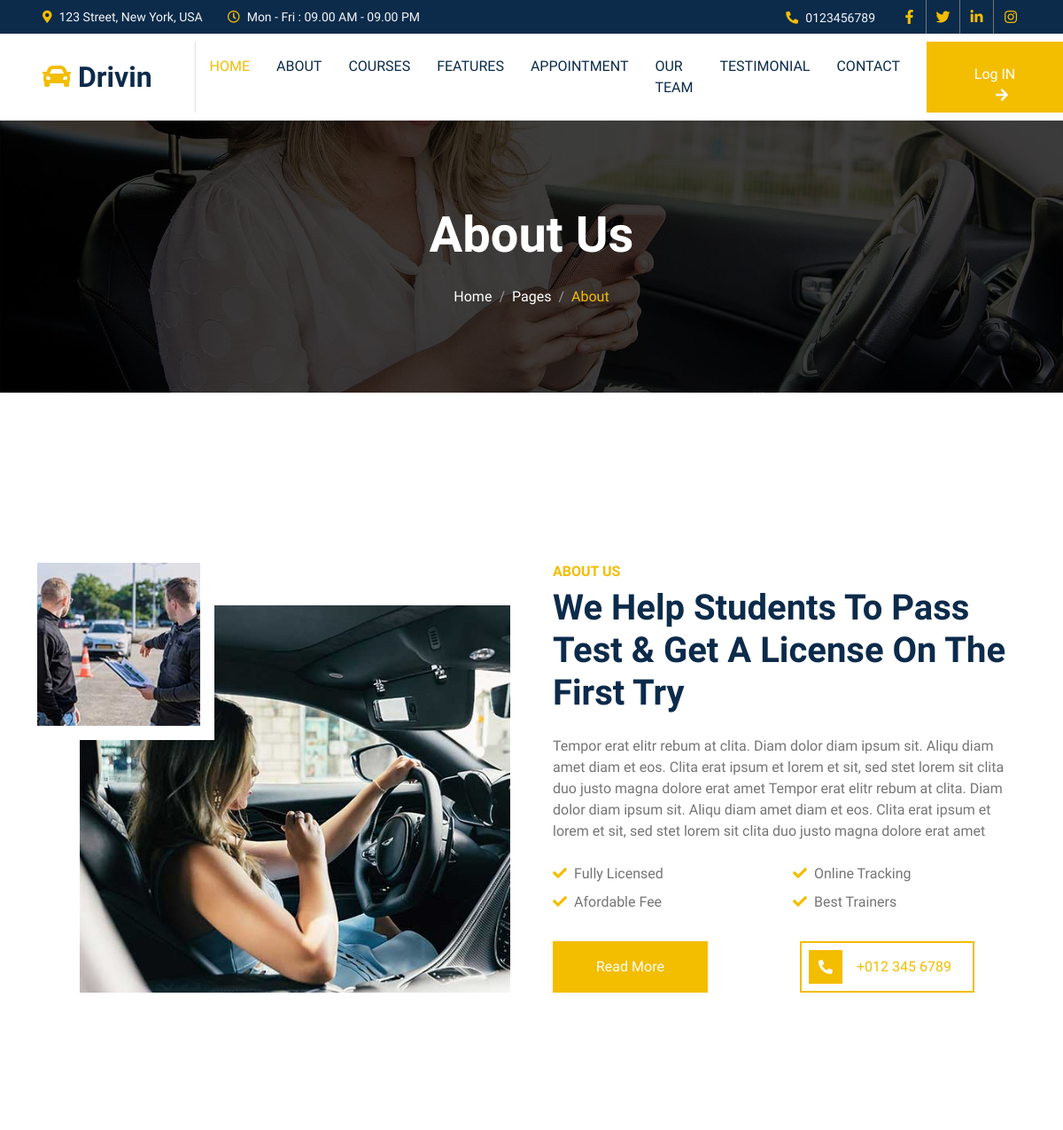
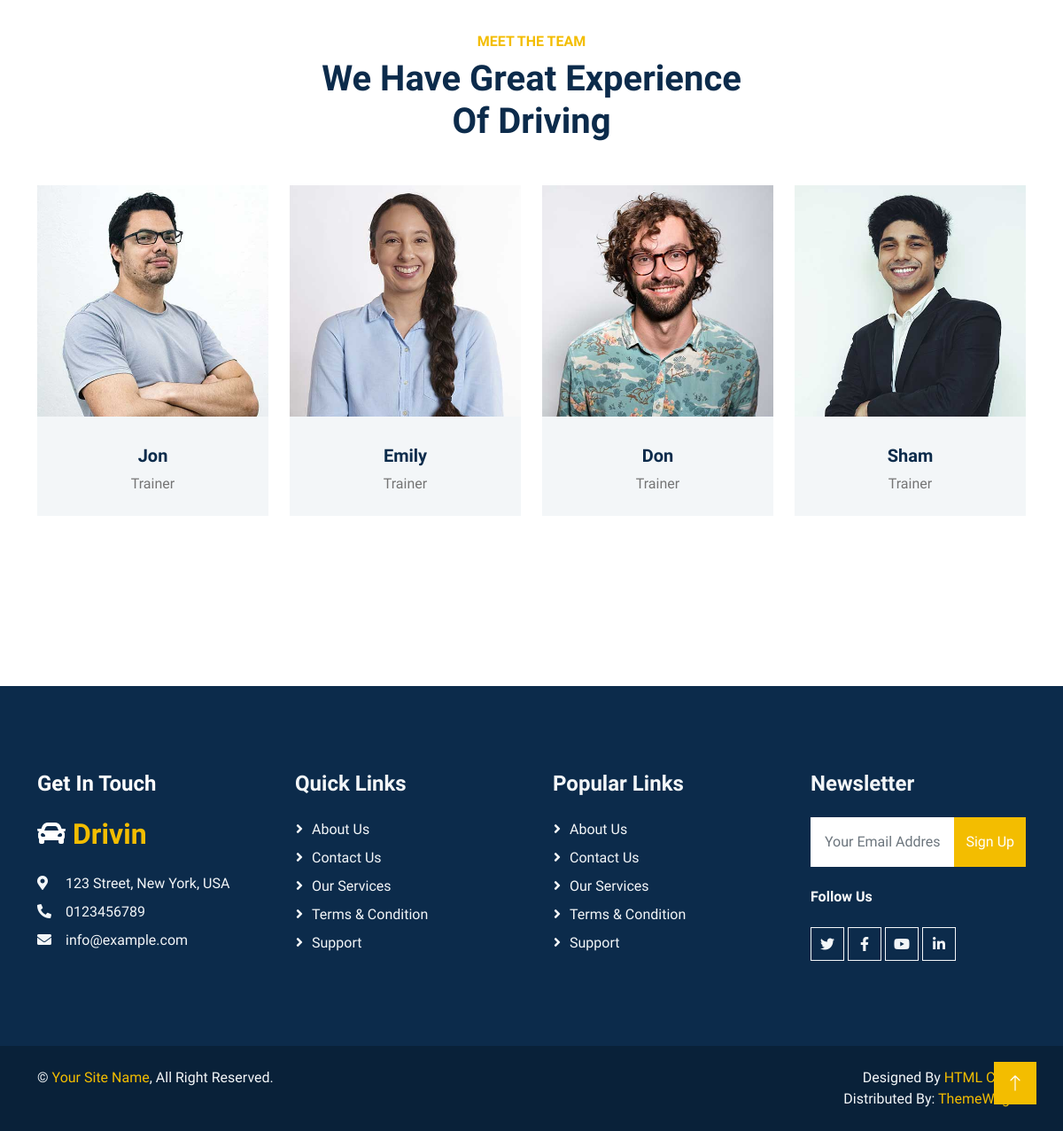
Page /about.php on the committed database (2 pictures, top to bottom).
### tables this page shows
CREATE TABLE `contact_details` (
  `c_id` int(11) NOT NULL,
  `c_address` text NOT NULL,
  `c_timing` text NOT NULL,
  `c_mobile` varchar(10) NOT NULL,
  `f_link` text NOT NULL,
  `i_link` text NOT NULL,
  `t_link` text NOT NULL,
  `y_link` text NOT NULL,
  `c_email` text NOT NULL,
  `c_map` text NOT NULL
);

CREATE TABLE `about` (
  `a_id` int(11) NOT NULL,
  `a_title` text NOT NULL,
  `a_desc` text NOT NULL,
  `a_smallimg` text NOT NULL,
  `a_bigimg` text NOT NULL
);

CREATE TABLE `aw_details` (
  `aw_id` int(11) NOT NULL,
  `aw_title` text NOT NULL
);

CREATE TABLE `team` (
  `team_id` int(11) NOT NULL,
  `team_name` text NOT NULL,
  `team_Position` text NOT NULL,
  `f_link` text NOT NULL,
  `t_link` text NOT NULL,
  `i_link` text NOT NULL,
  `team_img` text NOT NULL
);

### about.php (the view, shortened to what this page needs)
<?php
include "head.php";
include "nav.php";
?>
    <div class="container-fluid page-header py-6 my-6 mt-0 wow fadeIn" data-wow-delay="0.1s">
        <div class="container text-center">
            <h1 class="display-4 text-white animated slideInDown mb-4">About Us</h1>
            <nav aria-label="breadcrumb animated slideInDown">
                <ol class="breadcrumb justify-content-center mb-0">
                    <li class="breadcrumb-item"><a class="text-white" href="#">Home</a></li>
                    <li class="breadcrumb-item"><a class="text-white" href="#">Pages</a></li>
                    <li class="breadcrumb-item text-primary active" aria-current="page">About</li>
                </ol>
            </nav>
        </div>
    </div>
     <?php
     $query="SELECT * from about";
     $fire=mysqli_query($conn,$query);
     $row=mysqli_fetch_assoc($fire);
     ?>
    <div class="container-xxl py-6">
        <div class="container">
            <div class="row g-5">
                <div class="col-lg-6 wow fadeInUp" data-wow-delay="0.1s">
                    <div class="position-relative overflow-hidden ps-5 pt-5 h-100" style="min-height: 400px;">
                        <img class="position-absolute w-100 h-100" src="admin/upload/<?=$row['a_bigimg'];?>" alt="" style="object-fit: cover;">
                        <img class="position-absolute top-0 start-0 bg-white pe-3 pb-3" src="admin/upload/<?=$row['a_smallimg'];?>" alt="" style="width: 200px; height: 200px;">
                    </div>
                </div>
                <div class="col-lg-6 wow fadeInUp" data-wow-delay="0.5s">
                    <div class="h-100">
                        <h6 class="text-primary text-uppercase mb-2">About Us</h6>
                        <h1 class="display-6 mb-4"><?=$row['a_title'];?></h1>
                        <p><?=$row['a_desc'];?></p>
                        <div class="row g-2 mb-4 pb-2">
                            <?php
                            $query1="SELECT * from aw_details";
                            $fire1=mysqli_query($conn,$query1);
                            while($row1=mysqli_fetch_assoc($fire1)){
                            ?>
                            <div class="col-sm-6">
                                <i class="fa fa-check text-primary me-2"></i><?=$row1['aw_title'];?>
                            </div>
                            <?php
                            }
                            ?>
                        </div>
                        <div class="row g-4">
                            <div class="col-sm-6">
                                <a class="btn btn-primary py-3 px-5" href="">Read More</a>
                            </div>
                            <div class="col-sm-6">
                                <a class="d-inline-flex align-items-center btn btn-outline-primary border-2 p-2" href="">
                                    <span class="flex-shrink-0 btn-square bg-primary">
                                        <i class="fa fa-phone-alt text-white"></i>
                                    </span>
                                    <span class="px-3">+012 345 6789</span>
                                </a>
                            </div>
                        </div>
                    </div>
                </div>
            </div>
        </div>
    </div>
    <div class="container-xxl py-6">
        <div class="container">
            <div class="text-center mx-auto mb-5 wow fadeInUp" data-wow-delay="0.1s" style="max-width: 500px;">
                <h6 class="text-primary text-uppercase mb-2">Meet The Team</h6>
                <h1 class="display-6 mb-4">We Have Great Experience Of Driving</h1>
            </div>
            <div class="row g-0 team-items">
            <?php
                $query="SELECT * FROM team ";
                $fire=mysqli_query($conn,$query);
                while($row=mysqli_fetch_assoc($fire)){
                ?>
                <div class="col-lg-3 col-md-6 wow fadeInUp" data-wow-delay="0.1s">
                    <div class="team-item position-relative">
                        <div class="position-relative">
                            <img class="img-fluid" src="admin/upload/<?=$row['team_img'];?>" alt="">
                        </div>
                        <div class="bg-light text-center p-4">
                            <h5 class="mt-2"><?=$row['team_name'];?></h5>
                            <span><?=$row['team_Position'];?></span>
                        </div>
                    </div>
                </div>
                <?php
                }
                ?>
            </div>
        </div>
    </div>
    <?php
        include "footer.php";
    ?>

### head.php (shortened to what this page needs)
<!DOCTYPE html>
<html lang="en">
<head>
    <link href="https://cdnjs.cloudflare.com/ajax/libs/font-awesome/5.10.0/css/all.min.css" rel="stylesheet">
    <link href="https://cdn.jsdelivr.net/npm/bootstrap-icons@1.4.1/font/bootstrap-icons.css" rel="stylesheet">
    <link href="lib/animate/animate.min.css" rel="stylesheet">
    <link href="lib/owlcarousel/assets/owl.carousel.min.css" rel="stylesheet">
    <link href="css/bootstrap.min.css" rel="stylesheet">
    <link href="css/style.css" rel="stylesheet">
</head>
<body>

### nav.php (shortened to what this page needs)
<?php
    include "conn.php";
    $query="SELECT * from contact_details";
    $fire=mysqli_query($conn,$query);
    $row=mysqli_fetch_assoc($fire);
?>
    <div class="container-fluid bg-dark text-light p-0">
        <div class="row gx-0 d-none d-lg-flex">
            <div class="col-lg-7 px-5 text-start">
                <div class="h-100 d-inline-flex align-items-center me-4">
                    <small class="fa fa-map-marker-alt text-primary me-2"></small>
                    <small><?=$row['c_address'];?></small>
                </div>
                <div class="h-100 d-inline-flex align-items-center">
                    <small class="far fa-clock text-primary me-2"></small>
                    <small><?=$row['c_timing'];?></small>
                </div>
            </div>
            <div class="col-lg-5 px-5 text-end">
                <div class="h-100 d-inline-flex align-items-center me-4">
                    <small class="fa fa-phone-alt text-primary me-2"></small>
                    <small><?=$row['c_mobile'];?></small>
                </div>
                <div class="h-100 d-inline-flex align-items-center mx-n2">
                    <a class="btn btn-square btn-link rounded-0 border-0 border-end border-secondary" href="<?=$row['f_link'];?>"><i class="fab fa-facebook-f"></i></a>
                    <a class="btn btn-square btn-link rounded-0 border-0 border-end border-secondary" href="<?=$row['t_link'];?>"><i class="fab fa-twitter"></i></a>
                    <a class="btn btn-square btn-link rounded-0 border-0 border-end border-secondary" href="<?=$row['i_link'];?>"><i class="fab fa-linkedin-in"></i></a>
                    <a class="btn btn-square btn-link rounded-0" href="<?=$row['i_link'];?>"><i class="fab fa-instagram"></i></a>
                </div>
            </div>
        </div>
    </div>
    <nav class="navbar navbar-expand-lg bg-white navbar-light sticky-top p-0">
        <a href="index.php" class="navbar-brand d-flex align-items-center border-end px-4 px-lg-5">
            <h2 class="m-0"><i class="fa fa-car text-primary me-2"></i>Drivin</h2>
        </a>
        <div class="collapse navbar-collapse" id="navbarCollapse">
            <div class="navbar-nav ms-auto p-4 p-lg-0">
                <a href="index.php" class="nav-item nav-link active">Home</a>
                <a href="about.php" class="nav-item nav-link">About</a>
                <a href="courses.php" class="nav-item nav-link">Courses</a>
                <a href="feature.php" class="nav-item nav-link">Features</a>
                <a href="appointment.php" class="nav-item nav-link">Appointment</a>
                <a href="team.php" class="nav-item nav-link">Our Team</a>
                <a href="testimonial.php" class="nav-item nav-link">Testimonial</a>
                <a href="contact.php" class="nav-item nav-link">Contact</a>
            </div>
            <a href="admin.php" class="btn btn-primary py-4 px-lg-5 d-none d-lg-block">Log IN<i class="fa fa-arrow-right ms-3"></i></a>
        </div>
    </nav>

### footer.php (shortened to what this page needs)
<?php
    include "conn.php";
    $query="SELECT * from contact_details";
    $fire=mysqli_query($conn,$query);
    $row=mysqli_fetch_assoc($fire);
?>
    <div class="container-fluid bg-dark text-light footer my-6 mb-0 py-6 wow fadeIn" data-wow-delay="0.1s">
        <div class="container">
            <div class="row g-5">
                <div class="col-lg-3 col-md-6">
                    <h4 class="text-white mb-4">Get In Touch</h4>
                    <h2 class="text-primary mb-4"><i class="fa fa-car text-white me-2"></i>Drivin</h2>
                    <p class="mb-2"><i class="fa fa-map-marker-alt me-3"></i><?=$row['c_address'];?></p>
                    <p class="mb-2"><i class="fa fa-phone-alt me-3"></i><?=$row['c_mobile'];?></p>
                    <p class="mb-2"><i class="fa fa-envelope me-3"></i><?=$row['c_email'];?></p>
                </div>
                <div class="col-lg-3 col-md-6">
                    <h4 class="text-light mb-4">Quick Links</h4>
                    <a class="btn btn-link" href="">About Us</a>
                    <a class="btn btn-link" href="">Contact Us</a>
                    <a class="btn btn-link" href="">Our Services</a>
                    <a class="btn btn-link" href="">Terms & Condition</a>
                    <a class="btn btn-link" href="">Support</a>
                </div>
                <div class="col-lg-3 col-md-6">
                    <h4 class="text-light mb-4">Popular Links</h4>
                    <a class="btn btn-link" href="">About Us</a>
                    <a class="btn btn-link" href="">Contact Us</a>
                    <a class="btn btn-link" href="">Our Services</a>
                    <a class="btn btn-link" href="">Terms & Condition</a>
                    <a class="btn btn-link" href="">Support</a>
                </div>
                <div class="col-lg-3 col-md-6">
                    <h4 class="text-light mb-4">Newsletter</h4>
                    <form action="">
                        <div class="input-group">
                            <input type="text" class="form-control p-3 border-0" placeholder="Your Email Address">
                            <button class="btn btn-primary">Sign Up</button>
                        </div>
                    </form>
                    <h6 class="text-white mt-4 mb-3">Follow Us</h6>
                    <div class="d-flex pt-2">
                        <a class="btn btn-square btn-outline-light me-1" href="<?=$row['t_link'];?>"><i class="fab fa-twitter"></i></a>
                        <a class="btn btn-square btn-outline-light me-1" href="<?=$row['f_link'];?>"><i class="fab fa-facebook-f"></i></a>
                        <a class="btn btn-square btn-outline-light me-1" href="<?=$row['y_link'];?>"><i class="fab fa-youtube"></i></a>
                        <a class="btn btn-square btn-outline-light me-0" href="<?=$row['i_link'];?>"><i class="fab fa-linkedin-in"></i></a>
                    </div>
                </div>
            </div>
        </div>
    </div>
    <div class="container-fluid copyright text-light py-4 wow fadeIn" data-wow-delay="0.1s">
        <div class="container">
            <div class="row">
                <div class="col-md-6 text-center text-md-start mb-3 mb-md-0">
                    &copy; <a href="#">Your Site Name</a>, All Right Reserved.
                </div>
                <div class="col-md-6 text-center text-md-end">
                    Designed By <a href="https://htmlcodex.com">HTML Codex</a>
                    <br>Distributed By: <a href="https://themewagon.com" target="_blank">ThemeWagon</a>
                </div>
            </div>
        </div>
    </div>
    <a href="#" class="btn btn-lg btn-primary btn-lg-square back-to-top"><i class="bi bi-arrow-up"></i></a>
</body>
</html>

### css/style.css (style rules this page uses)
:root { --primary: #F3BD00; --secondary: #757575; --light: #F3F6F8; --dark: #0C2B4B; }
.py-6 { padding-top: 6rem; padding-bottom: 6rem; }
.my-6 { margin-top: 6rem; margin-bottom: 6rem; }
.back-to-top { position: fixed; display: none; right: 30px; bottom: 30px; z-index: 99; }
.btn { font-weight: 500; transition: .5s; }
.btn.btn-primary, .btn.btn-outline-primary:hover { color: #FFFFFF; }
.btn-square { width: 38px; height: 38px; }
.btn-lg-square { width: 48px; height: 48px; }
.btn-square, .btn-sm-square, .btn-lg-square { padding: 0; display: flex; align-items: center; justify-content: center; font-weight: normal; }
.navbar.sticky-top { top: -100px; transition: .5s; }
.navbar .navbar-brand, .navbar a.btn { height: 80px }
.navbar .navbar-nav .nav-link { margin-right: 30px; padding: 25px 0; color: var(--dark); font-weight: 500; text-transform: uppercase; outline: none; }
.navbar .navbar-nav .nav-link:hover, .navbar .navbar-nav .nav-link.active { color: var(--primary); }
.page-header { background: linear-gradient(rgba(0, 0, 0, .75), rgba(0, 0, 0, .75)), url(../img/carousel-1.jpg) center center no-repeat; background-size: cover; }
.breadcrumb-item+.breadcrumb-item::before { color: #999999; }
.team-items { margin: -.75rem; }
.team-item { padding: .75rem; }
.team-item::after { position: absolute; content: ""; width: 100%; height: 0; top: 0; left: 0; background: #FFFFFF; transition: .5s; z-index: -1; }
.footer .btn.btn-link { display: block; margin-bottom: 5px; padding: 0; text-align: left; color: var(--light); font-weight: normal; text-transform: capitalize; transition: .3s; }
.footer .btn.btn-link::before { position: relative; content: "\f105"; font-family: "Font Awesome 5 Free"; font-weight: 900; color: var(--light); margin-right: 10px; }
.copyright { background: #092139; }
.copyright a { color: var(--primary); }

### rows in the picture
contact_details: c_address "123 Street, New York, USA", c_timing "Mon - Fri : 09.00 AM - 09.00 PM", c_mobile "0123456789", c_email "info@example.com"
about: a_bigimg (picture), a_smallimg (picture), a_title "We Help Students To Pass Test & Get A License On The First Try", a_desc "Tempor erat elitr rebum at clita. Diam dolor diam ipsum sit. Aliqu diam amet diam et eos. Clita erat ipsum et lorem et sit, sed stet lorem sit clita duo justo magna dolore erat amet Tempor erat elitr rebum at clita. Diam dolor diam ipsum sit. Aliqu diam amet diam et eos. Clita erat ipsum et lorem et sit, sed stet lorem sit clita duo justo magna dolore erat amet"
aw_details: aw_title "Fully Licensed"
aw_details: aw_title "Online Tracking"
aw_details: aw_title "Afordable Fee"
aw_details: aw_title "Best Trainers"
team: team_img (picture), team_name "Jon", team_Position "Trainer"
team: team_img (picture), team_name "Emily", team_Position "Trainer"
team: team_img (picture), team_name "Don", team_Position "Trainer"
team: team_img (picture), team_name "Sham", team_Position "Trainer"
